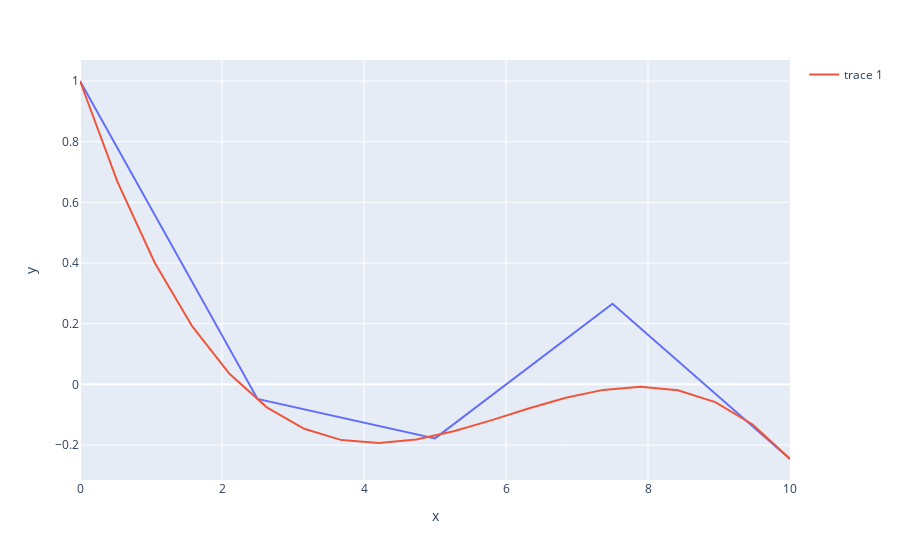

Notebook code for this chart:
### Code cell
x, y, p = read_xypdata("data/tmp41")

x_pred = np.linspace(min(x), max(x), 20)
y_pred = [LeastSquare(x, y, p, 3, xi) for xi in x_pred]

fig = px.line(x=x, y=y)
fig.add_trace(go.Scatter(x=x_pred, y=y_pred))
fig.show()

### Figure 1 — Plotly figure (JSON) as saved in the notebook; plotly's stock layout.template omitted (floating-point values rounded to 4 significant figures)
{"data": [{"hovertemplate": "x=%{x}<br>y=%{y}<extra></extra>", "legendgroup": "", "line": {"color": "#636efa", "dash": "solid"}, "marker": {"symbol": "circle"}, "mode": "lines", "name": "", "orientation": "v", "showlegend": false, "type": "scatter", "x": [0, 2.5, 5, 7.5, 10], "xaxis": "x", "y": [1, -0.048, -0.178, 0.266, -0.246], "yaxis": "y"}, {"type": "scatter", "x": [0, 0.5263, 1.053, 1.579, 2.105, 2.632, 3.158, 3.684, 4.211, 4.737, 5.263, 5.789, 6.316, 6.842, 7.368, 7.895, 8.421, 8.947, 9.474, 10], "y": [1.0, 0.6682, 0.4008, 0.1918, 0.03503, -0.0757, -0.1466, -0.1837, -0.1933, -0.1816, -0.1546, -0.1186, -0.07978, -0.04425, -0.01818, -0.007768, -0.01917, -0.05855, -0.1321, -0.2459]}], "layout": {"legend": {"tracegroupgap": 0}, "margin": {"t": 60}, "xaxis": {"anchor": "y", "domain": [0, 1], "title": {"text": "x"}}, "yaxis": {"anchor": "x", "domain": [0, 1], "title": {"text": "y"}}}}
